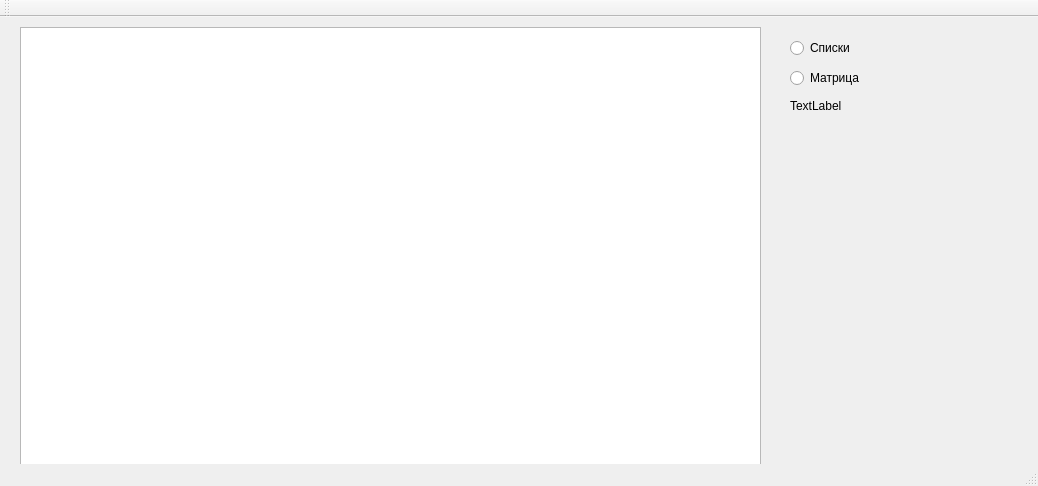
<?xml version="1.0" encoding="UTF-8"?>
<ui version="4.0">
 <class>MainWindow</class>
 <widget class="QMainWindow" name="MainWindow">
  <property name="geometry">
   <rect>
    <x>0</x>
    <y>0</y>
    <width>1038</width>
    <height>486</height>
   </rect>
  </property>
  <property name="windowTitle">
   <string>MainWindow</string>
  </property>
  <widget class="QWidget" name="centralWidget">
   <widget class="QGraphicsView" name="graphicsView">
    <property name="geometry">
     <rect>
      <x>20</x>
      <y>10</y>
      <width>741</width>
      <height>501</height>
     </rect>
    </property>
   </widget>
   <widget class="QRadioButton" name="radioButton">
    <property name="geometry">
     <rect>
      <x>790</x>
      <y>20</y>
      <width>241</width>
      <height>22</height>
     </rect>
    </property>
    <property name="text">
     <string>Списки</string>
    </property>
   </widget>
   <widget class="QRadioButton" name="radioButton_2">
    <property name="geometry">
     <rect>
      <x>790</x>
      <y>50</y>
      <width>231</width>
      <height>22</height>
     </rect>
    </property>
    <property name="text">
     <string>Матрица</string>
    </property>
   </widget>
   <widget class="QLabel" name="label">
    <property name="geometry">
     <rect>
      <x>790</x>
      <y>80</y>
      <width>231</width>
      <height>17</height>
     </rect>
    </property>
    <property name="text">
     <string>TextLabel</string>
    </property>
   </widget>
  </widget>
  <widget class="QMenuBar" name="menuBar">
   <property name="geometry">
    <rect>
     <x>0</x>
     <y>0</y>
     <width>1038</width>
     <height>25</height>
    </rect>
   </property>
  </widget>
  <widget class="QToolBar" name="mainToolBar">
   <attribute name="toolBarArea">
    <enum>TopToolBarArea</enum>
   </attribute>
   <attribute name="toolBarBreak">
    <bool>false</bool>
   </attribute>
  </widget>
  <widget class="QStatusBar" name="statusBar"/>
 </widget>
 <layoutdefault spacing="6" margin="11"/>
 <resources/>
 <connections>
  <connection>
   <sender>radioButton</sender>
   <signal>toggled(bool)</signal>
   <receiver>MainWindow</receiver>
   <slot>work()</slot>
   <hints>
    <hint type="sourcelabel">
     <x>832</x>
     <y>70</y>
    </hint>
    <hint type="destinationlabel">
     <x>953</x>
     <y>183</y>
    </hint>
   </hints>
  </connection>
 </connections>
 <slots>
  <slot>work()</slot>
 </slots>
</ui>
